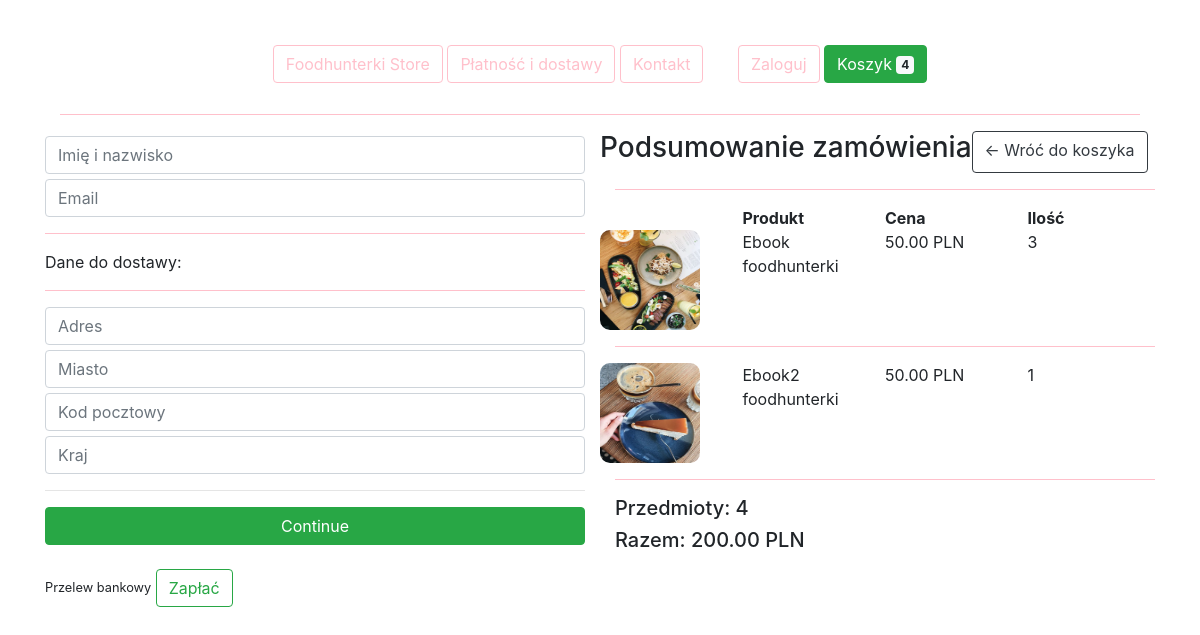
/checkout/ (signed in), run on an earlier commit of the app's database.
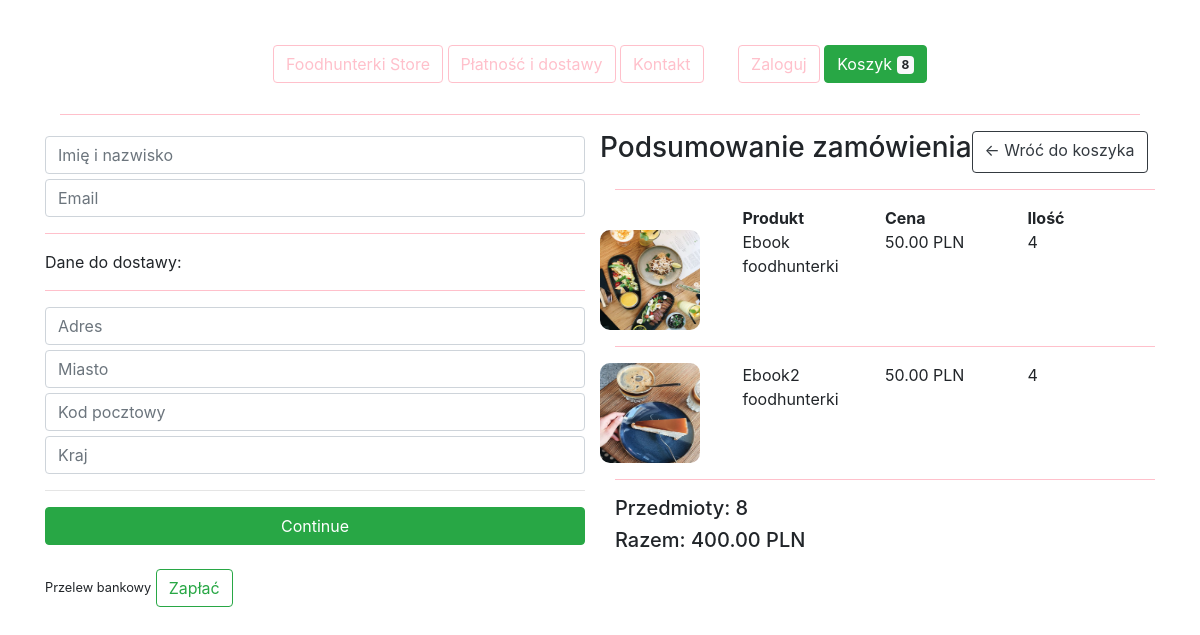
And on a later commit of the database.
### fhstore/models.py (models this page shows, shortened)
class OrderItem(models.Model):
    product = models.ForeignKey(Product, on_delete=models.SET_NULL, null=True)
    order = models.ForeignKey(Order, on_delete=models.SET_NULL, null=True, blank=True)
    quantity = models.IntegerField(default=0, null=True, blank=True)
    date_added = models.DateTimeField(auto_now_add=True)
    @property
    def get_total(self):
        total = self.product.price * self.quantity
        return total

class Order(models.Model):
    customer = models.ForeignKey(Customer, on_delete=models.SET_NULL, null=True, blank=True)
    date_ordered = models.DateTimeField(auto_now_add=True)
    complete = models.BooleanField(default=False)
    transaction_id = models.CharField(max_length=100, null=True)
    @property
    def shipping(self):
        shipping = False
        orderitems = self.orderitem_set.all()
        for s_item in orderitems:
            if s_item.product.digital == False:
                shipping = True
        return shipping
    @property
    def get_cart_total(self):
        orderitems = self.orderitem_set.all()
        total = sum([item.get_total for item in orderitems])
        return total
    @property
    def get_cart_items(self):
        orderitems = self.orderitem_set.all()
        total = sum([item.quantity for item in orderitems])
        return total

class Product(models.Model):
    name = models.CharField(max_length=200)
    price = models.DecimalField(max_digits=7, decimal_places=2)
    digital = models.BooleanField(default=False, null=True, blank=True)
    image = models.ImageField(null=True, blank=True)
    @property
    def imageURL(self):
        try:
            url = self.image.url
        except:
            url = ''
        return url

### fhstore/views.py (the view)
# urls.py: path('checkout/', views.checkout, name='checkout'),
def checkout(request):
    data = cartData(request)
    cartItems = data['cartItems']
    order = data['order']
    items = data['items']
    context = {'items':items, 'order':order, 'cartItems':cartItems}
    return render(request, 'fhstore/checkout.html', context)

### fhstore/utils.py (called while the page is built)
def cartData(request):
    if request.user.is_authenticated:
        customer = request.user.customer
        order, created = Order.objects.get_or_create(customer=customer, complete=False)
        items = order.orderitem_set.all()
        cartItems = order.get_cart_items
    else:
        cookieData = cookieCart(request)
        cartItems = cookieData['cartItems']
        order = cookieData['order']
        items = cookieData['items']
    return {'cartItems':cartItems, 'order':order, 'items':items}

### fhstore/templates/fhstore/checkout.html (shortened to what this page needs)
{% extends 'fhstore/base.html' %}
{% load static %}
{% block content %}
     <div class="row">
		<div class="col-lg-6">
			<div class="box-element" id="form-wrapper">
				<form id="form">
					<div id="user-info">
						<div class="form-field">
							<input required class="form-control" type="text" name="name" placeholder="Imię i nazwisko">
						</div>
						<div class="form-field">
							<input required class="form-control" type="email" name="email" placeholder="Email">
						</div>
					</div>
					<div id="shipping-info">
						<hr class="horizontal-line">
						<p>Dane do dostawy:</p>
						<hr class="horizontal-line">
						<div class="form-field">
							<input class="form-control" type="text" name="address" placeholder="Adres">
						</div>
						<div class="form-field">
							<input class="form-control" type="text" name="city" placeholder="Miasto">
						</div>
						<div class="form-field">
							<input class="form-control" type="text" name="zipcode" placeholder="Kod pocztowy">
						</div>
						<div class="form-field">
							<input class="form-control" type="text" name="country" placeholder="Kraj">
						</div>
					</div>
					<hr>
					<input id="form-button" class="btn btn-success btn-block" type="submit" value="Continue">
				</form>
			</div>
			<br>
			<div class="box-element hidden" id="payment-info">
				<small>Przelew bankowy</small>
				<button type="button" class="btn btn-outline-success" id="make-payment">Zapłać</button>
			</div>
		</div>
		<div class="col-lg-6">
			<div class="box-element">
				<div class="row">
					<h3>Podsumowanie zamówienia</h3>
					<a class="btn btn-outline-dark" href="{% url 'cart' %}">&#x2190; Wróć do koszyka</a>
				</div>
				<hr class="horizontal-line">
				<div class="row row-cols-4">
					<div style="flex:2"></div>
					<div style="flex:2"><strong>Produkt</strong></div>
					<div style="flex:1"><strong>Cena</strong></div>
					<div style="flex:1"><strong>Ilość</strong></div>
				</div>
				{% for item in items %}
				<div class="row row-cols-4">
						<div style="flex:2"><img class="thumbnail-checkout" src="{{item.product.imageURL}}"></div>
						<div style="flex:2"><p>{{item.product.name}}</p></div>
						<div style="flex:1"><p>{{item.product.price}} PLN</p></div>
						<div style="flex:1"><p>{{item.quantity}}</p></div>
				</div>
				<hr class="horizontal-line">
				{% endfor %}
				<h5>Przedmioty: {{order.get_cart_items}}</h5>
				<h5>Razem: {{order.get_cart_total}} PLN</h5>
			</div>
		</div>
	</div>
{% endblock content %}

What changed in the data, as far as the page shows it:
changed OrderItem "Ebook foodhunterki": quantity "3" → "4"
changed OrderItem "Ebook2 foodhunterki": quantity "1" → "4"
changed through a linked row, Order: get_cart_items "4" → "8"; get_cart_total "200.00" → "400.00"
Also different on the page:
{{ cartItems }}: "4" → "8"
